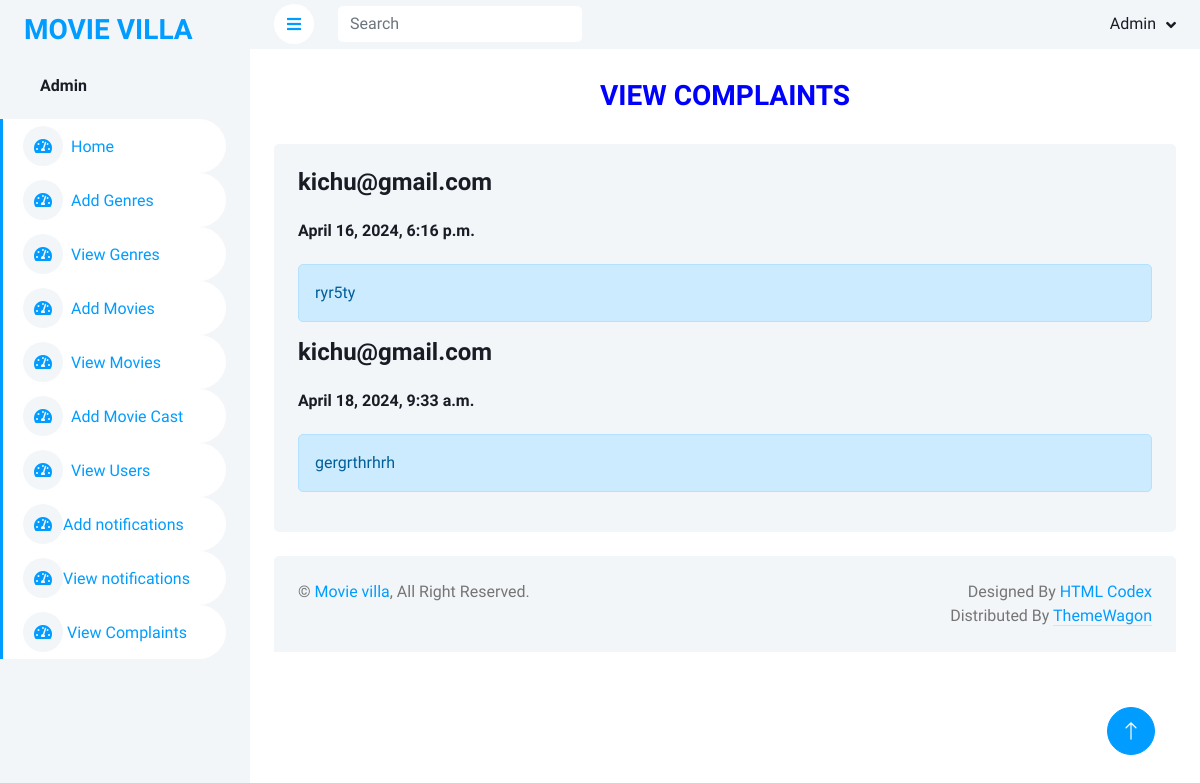
Page /viewcomplaints on the committed database.
### user/models.py (models this page shows)
class Contact(models.Model):
    userid=models.ForeignKey(Customer,on_delete=models.CASCADE)
    message=models.TextField()
    date=models.DateTimeField(auto_now_add=True)

class Customer(models.Model):
    email=models.CharField(max_length=34)
    username=models.CharField(max_length=34)
    phonenumber=models.IntegerField(null=True)
    password=models.CharField(max_length=34)

### adminapp/views.py (the view)
# urls.py: path('viewcomplaints',views.viewcomplaints,name='viewcomplaints'),
def viewcomplaints(request):
    complaints=Contact.objects.all()
    context={
        'complaints':complaints
    }
    return render(request,'viewcomplaints.html',context)

### adminapp/templates/viewcomplaints.html
{% extends 'adminhome.html' %}
{% load static %}
{% block body %}
<h3 style="text-align: center;margin-top: 20px; color: blue; margin-top: 30px;">VIEW COMPLAINTS</h3>
<div class="container-fluid pt-4 px-4">
  <div class="row g-4">
      <div class="col-12">
          <div class="bg-light rounded h-100 p-4">
            {% for i in complaints %}
              <h4 class="mb-4">{{i.userid.email}}</h4>
              <h6 class="mb-4">{{i.date}}</h6>
              <div class="alert alert-primary" role="alert">
                  {{i.message}}
              </div>
              {% endfor %}
          </div>
      </div>
  </div>
</div>
{% endblock %}

### adminapp/static/css/style.css (style rules this page uses)
:root { --primary: #009CFF; --light: #F3F6F9; --dark: #191C24; }

### rows in the picture
Contact: userid.email "kichu@gmail.com", date "April 16, 2024, 6:16 p.m.", message "ryr5ty"
Contact: userid.email "kichu@gmail.com", date "April 18, 2024, 9:33 a.m.", message "gergrthrhrh"
